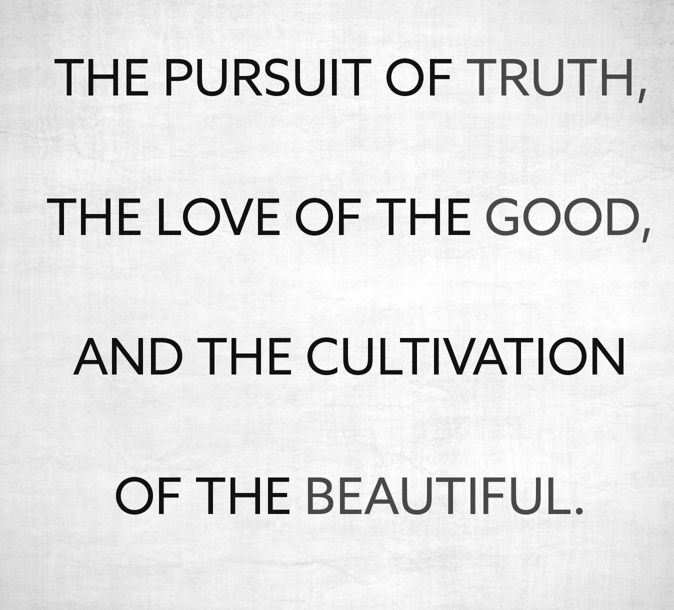
#> input picture Assignment1/Images/quote.png, 674 x 610 px
$ python solution4.py
#> lines starting #> are read from the running program, lines starting #| are printed output that depends on the picture; after the words box and inside, x2 and y2 are one past the last pixel; in counts of white or black regions, pixels touching at a corner belong together
### Assignment1/utils.py
import typing
from collections import deque
from time import time

import matplotlib.pyplot as plt
import numpy as np
import numpy.typing as npt

result_folder = 'result'
problem1_image_path = 'Images/coins.png'
problem2_image_path = 'Images/coins.png'
problem3_image_text_path = 'Images/IIScText.png'
problem3_image_background_path = 'Images/IIScMainBuilding.png'
problem3_image_depth_path = 'Images/IIScTextDepth.png'
problem4_image_path = 'Images/quote.png'
problem5_image_path = 'Images/Characters.png'


def get_histogram_data_from_image(img_data: npt.NDArray[typing.Any], as_dict: bool = False) -> typing.List:
    histogram_data = [0] * 256
    for row_index in range(img_data.shape[0]):
        for col_index in range(img_data.shape[1]):
            histogram_data[img_data[row_index][col_index]] += 1
    if as_dict:
        return dict(zip(np.arange(256), histogram_data))
    return histogram_data


# [14 lines left out: functions plot_histogram_data, plot_characters_size_distribution, not called in this run]


def compute_intra_class_variance(intensty_data: npt.NDArray[typing.Any], pixel_count: int, threshold: int, max_intensity_value: int = 256) -> float:

    background_pixel_data = intensty_data[:threshold]
    if background_pixel_data.size:
        background_intensity_count = np.sum(background_pixel_data)
        background_intensity_mask = np.arange(threshold)
        background_intensity_weights = background_intensity_count/pixel_count
        if background_intensity_count:
            background_intensity_mean = np.sum(
                background_intensity_mask * background_pixel_data)/background_intensity_count
            background_intensity_variance = np.sum(
                (background_intensity_mask - background_intensity_mean) ** 2 * background_pixel_data)/background_intensity_count
        else:
            # Handling edge case where intensity count is zero.
            background_intensity_mean = 0
            background_intensity_variance = 0
    else:
        # Handling edge case where intensity count is zero.
        background_intensity_weights = 0
        background_intensity_mean = 0
        background_intensity_variance = 0

    foreground_pixel_data = intensty_data[threshold:]
    if foreground_pixel_data.size:
        foreground_intensity_count = np.sum(foreground_pixel_data)
        foreground_intensity_mask = np.arange(threshold, max_intensity_value)
        foreground_intensity_weights = foreground_intensity_count/pixel_count
        if foreground_intensity_count:
            foreground_intensity_mean = np.sum(
                foreground_intensity_mask * foreground_pixel_data)/foreground_intensity_count
            foreground_intensity_variance = np.sum(
                (foreground_intensity_mask - foreground_intensity_mean) ** 2 * foreground_pixel_data)/foreground_intensity_count
        else:
            # Handling edge case where intensity count is zero.
            foreground_intensity_mean = 0
            foreground_intensity_variance = 0
    else:
        # Handling edge case where intensity count is zero.
        foreground_intensity_weights = 0
        foreground_intensity_mean = 0
        foreground_intensity_variance = 0

    assert (foreground_intensity_weights + background_intensity_weights == 1)
    intra_class_variance = background_intensity_weights * background_intensity_variance + \
        foreground_intensity_weights * foreground_intensity_variance
    return intra_class_variance


def compute_inter_class_variance(intensty_data: npt.NDArray[typing.Any], pixel_count: int, threshold: int, max_intensity_value: int = 256) -> float:

    background_pixel_data = intensty_data[:threshold]
    if background_pixel_data.size:
        background_intensity_count = np.sum(background_pixel_data)
        background_intensity_mask = np.arange(threshold)
        background_intensity_weights = background_intensity_count/pixel_count
        if background_intensity_count:
            background_intensity_mean = np.sum(
                background_intensity_mask * background_pixel_data)/background_intensity_count
        else:
            # Handling edge case where intensity count is zero.
            background_intensity_mean = 0
    else:
        # Handling edge case where intensity count is zero.
        background_intensity_weights = 0
        background_intensity_mean = 0

    foreground_pixel_data = intensty_data[threshold:]
    if foreground_pixel_data.size:
        foreground_intensity_count = np.sum(foreground_pixel_data)
        foreground_intensity_mask = np.arange(threshold, max_intensity_value)
        foreground_intensity_weights = foreground_intensity_count/pixel_count
        if foreground_intensity_count:
            foreground_intensity_mean = np.sum(
                foreground_intensity_mask * foreground_pixel_data)/foreground_intensity_count
        else:
            # Handling edge case where intensity count is zero.
            foreground_intensity_mean = 0
    else:
        # Handling edge case where intensity count is zero.
        foreground_intensity_weights = 0
        foreground_intensity_mean = 0

    assert (foreground_intensity_weights + background_intensity_weights == 1)
    inter_class_variance = background_intensity_weights * foreground_intensity_weights * \
        (background_intensity_mean - foreground_intensity_mean) ** 2
    return inter_class_variance


def otsu_binarization(image_file_path: str, result_img_path: str, image_data: npt.NDArray[typing.Any], print_stats_data: bool = False, save_hist: bool = False, intensity_level: int = 257) -> int:
    intra_variance_results = []
    inter_variance_results = []

    intensity_data = np.array(get_histogram_data_from_image(image_data))
    if save_hist:
        plot_histogram_data(np.arange(intensity_level - 1), intensity_data, "Intensity Level",
                            "Frequency", f'Histogram data for {image_file_path} image', result_img_path)
    total_pixels = image_data.shape[0] * image_data.shape[1]

    start = time()
    for threshold in range(intensity_level):
        inter_variance = compute_inter_class_variance(
            intensity_data, total_pixels, threshold, intensity_level - 1)
        inter_variance_results.append(inter_variance)
    intra_time = time() - start

    start = time()
    for threshold in range(intensity_level):
        intra_variance = compute_intra_class_variance(
            intensity_data, total_pixels, threshold, intensity_level - 1)
        intra_variance_results.append(intra_variance)
    inter_time = time() - start

    intra_variance_results = np.round(np.array(intra_variance_results), 6)
    inter_variance_results = np.round(np.array(inter_variance_results), 6)

    intra_variance_threshold = np.argmin(intra_variance_results)
    intra_variance_value = np.min(intra_variance_results)

    inter_variance_threshold = np.argmax(inter_variance_results)
    inter_variance_value = np.max(inter_variance_results)

    threshold_sum = np.array(intra_variance_results) + \
        np.array(inter_variance_results)
    threshold_sum = np.round(threshold_sum, 5)

    global_threshold_mask = np.arange(256)
    global_threshold_intensity_count = np.sum(intensity_data)
    global_threshold_mean = np.sum(
        global_threshold_mask * intensity_data)/global_threshold_intensity_count
    global_threshold_variance = np.round(np.sum(
        (global_threshold_mask - global_threshold_mean)**2 * intensity_data)/global_threshold_intensity_count, 5)

    global_threshold_array = np.array(
        [global_threshold_variance] * intensity_level)

    # [21 lines of commented-out code are left out]

    np.testing.assert_array_equal(global_threshold_array, threshold_sum)
    if print_stats_data:
        print(f'\tGlobal Threshold Variance = {global_threshold_variance}')
        print('\tAsserted inter-class variance + intra-class variance = global thresholding value, for every threshold value t = 0 to 256')
    assert (intra_variance_threshold == inter_variance_threshold)
    if print_stats_data:
        print('\tAsserted inter-class threshold == intra-class threshold')
    optimal_threshold = inter_variance_threshold
    if print_stats_data:
        print(
            f'\tOptimal threshold value = {optimal_threshold}')
        print(
            f'\tIntra class variance (at t={optimal_threshold}) = {intra_variance_value}')
        print(
            f'\tInter class variance  (at t={optimal_threshold}) = {inter_variance_value}')
        print(f'\tInter-variance calculation took around {intra_time} secs.')
        print(f'\tIntra-variance calculation took around {inter_time} secs.')
        print(f'\tSpeedup = {inter_time/intra_time}\n')

    return optimal_threshold


def BFS(image_data: npt.NDArray[typing.Any], row_index: int, col_index: int, rows: int, columns: int, region_num: int) -> None:

    queue_data = deque()
    image_data[row_index][col_index] = region_num
    queue_data.append((row_index, col_index))

    while queue_data:

        curr_row_index, curr_col_index = queue_data.popleft()

        if (curr_row_index > 0) and (image_data[curr_row_index - 1][curr_col_index] == -1):
            image_data[curr_row_index - 1][curr_col_index] = region_num
            queue_data.append((curr_row_index - 1, curr_col_index))  # top

        if (curr_col_index > 0) and (image_data[curr_row_index][curr_col_index - 1] == -1):
            image_data[curr_row_index][curr_col_index - 1] = region_num
            queue_data.append((curr_row_index, curr_col_index - 1))  # left

        if (curr_row_index < rows - 1) and (image_data[curr_row_index + 1][curr_col_index] == -1):
            image_data[curr_row_index + 1][curr_col_index] = region_num
            queue_data.append((curr_row_index + 1, curr_col_index))  # bottom

        if (curr_col_index < columns - 1) and (image_data[curr_row_index][curr_col_index + 1] == -1):
            image_data[curr_row_index][curr_col_index + 1] = region_num
            queue_data.append((curr_row_index, curr_col_index + 1))  # right


# [29 lines left out: function modified_BFS, not called in this run]


def get_character_count_without_punctuations(image_data: npt.NDArray[typing.Any], current_character_count: int, ignore_pixel_threshold: int) -> int:

    count_data = get_histogram_data_from_image(image_data, True)

    # filtering for non-zero intensity pixels.
    count_data = dict(filter(lambda item: item[1] != 0, count_data.items()))
    # print(f'{count_data=}')

    filtered_character_data = dict(
        filter(lambda item: item[1] < ignore_pixel_threshold, count_data.items()))

    # if assertion error then need to fix the dfs algorithm.
    assert (len(filtered_character_data.keys()) == current_character_count)
    minimum_threshold_value = max(filtered_character_data.values())*0.2

    # plot_characters_size_distribution(filtered_character_data.values())

    # filtering values which are only above and below certain threshold
    filtered_character_data = dict(
        filter(lambda item: item[1] > minimum_threshold_value, filtered_character_data.items()))

    # print(f'{filtered_character_data=}')
    # print(set(count_data.keys()) - set(filtered_character_data.keys()))

    return len(filtered_character_data.keys())


def find_connected_components(image_data: npt.NDArray[typing.Any]) -> (npt.NDArray[typing.Any], int):

    # copying image data into new variable and binarizing it.
    result_img = image_data.copy()
    result_img = result_img//-255
    rows, columns = result_img.shape

    characters_count = 0
    for row_index in range(rows):
        for col_index in range(columns):
            if result_img[row_index][col_index] == -1:
                characters_count += 1
                BFS(result_img, row_index, col_index,
                    rows, columns, characters_count)

    # DEBUG PURPOSE
    # data = Counter(result_img.flatten())
    # for key, _ in data.items():
    #     copy_result_img = result_img.copy()
    #     copy_result_img[(copy_result_img != 0) & (copy_result_img == key)] = 255
    #     copy_result_img[copy_result_img != 255] = 0
    #     cv2.imwrite(f'temp_{key}.png', copy_result_img)

    return result_img, characters_count


# [62 lines left out: functions modified_connected_components, filter_min_threshold, get_connected_componenets_index, is_within_delta, not called in this run]

### Assignment1/solution4.py
import os

import cv2
from utils import (find_connected_components,
                   get_character_count_without_punctuations, otsu_binarization,
                   result_folder)


def solution(path_to_image: str) -> None:

#> called with path_to_image = 'Images/quote.png'
    img = cv2.imread(path_to_image)
#> img is the input picture: shape (610, 674, 3); min 0, max 255, mean 227.3
    if img.shape[2] == 3:
        # Or pick either of the channel data as the pixels are same for every channel.
        gray_img = cv2.cvtColor(img, cv2.COLOR_BGR2GRAY)
    result_img_path = os.path.join(result_folder, 'problem4_hist.png')
    threshold_value = otsu_binarization(
        path_to_image, result_img_path, gray_img, False, False)
#> in otsu_binarization, `intensity_data = np.array(get_histogram_data_from_image(image_data))`: intensity_data = 256 values, max 22499 at index 242, min 2 at index 1, mean 1606
#> the loop in otsu_binarization, `for threshold in range(intensity_level):` made 257 passes
#> inter_variance on passes 15 to 17: 442.4, 548.4, 701.4
#> after the loop in otsu_binarization, `for threshold in range(intensity_level):`: inter_variance_results = 257 values, max 2057 at index 143, min 0 at index 0, mean 1567.4
#> the loop in otsu_binarization, `for threshold in range(intensity_level):` made 257 passes

    _, bin_img = cv2.threshold(
        gray_img, threshold_value, 255, cv2.THRESH_BINARY_INV)
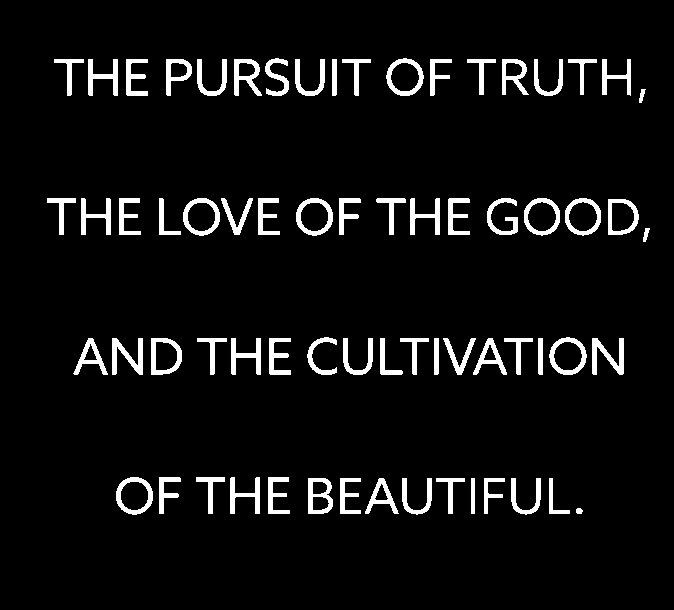
#> bin_img: shape (610, 674); 5.9% white; 67 white regions, largest, box (x1, y1, x2, y2) and area: (592, 338, 624, 375) 548, (112, 338, 143, 375) 541, (549, 337, 587, 375) 499
    # cv2.imwrite('problem4_binarized_img.png', bin_img)

    region_based_img, total_characters_found = find_connected_components(
        bin_img)
#> after the loop in find_connected_components, `for row_index in range(rows):`:
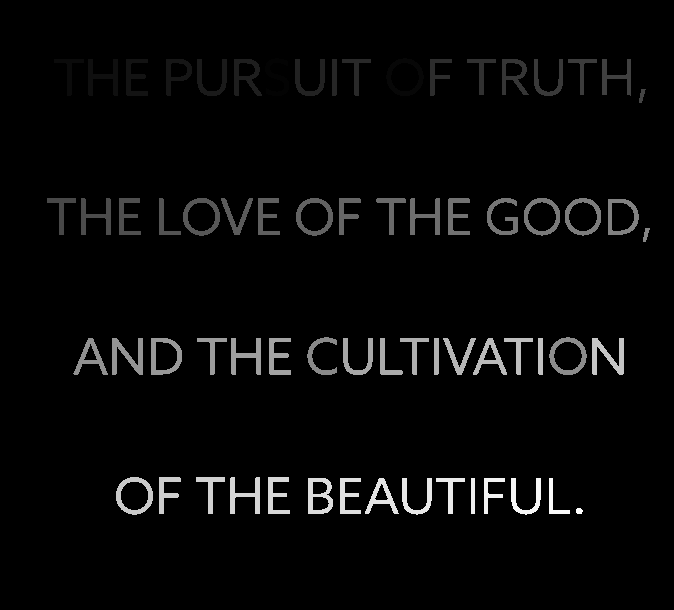
#> result_img: shape (610, 674) int16; min 0, max 67, mean 2; drawn with min black and max white

    max_pixel_threshold = 0.01*(gray_img.shape[0]*gray_img.shape[1])
    actual_character_count = get_character_count_without_punctuations(
        region_based_img, total_characters_found, max_pixel_threshold)
    print(
        f'Problem-4 Solution :- \n\tCharacter count excluding punctuations is {actual_character_count}\n')
#| Problem-4 Solution :-
#| 	Character count excluding punctuations is 64


if __name__ == '__main__':
    from utils import problem4_image_path
    os.makedirs(result_folder, exist_ok=True)
    solution(problem4_image_path)
